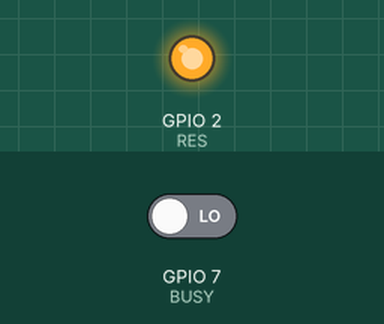
Bench run of a program on a simulated Seeed XIAO ESP32-C3. Parts: output pins drawn as LEDs (lit = HIGH). Inputs (shaded band) come from the test bench; at power-on: GPIO 7 (BUSY) LOW. Pins used as bus, display or sensor lines are not drawn. At 2.2 s the program stops and its outputs stay as they are.

Above: at 0.1 s.
Timing chart, 0 to 1.6 s (numbered marks = the images above):
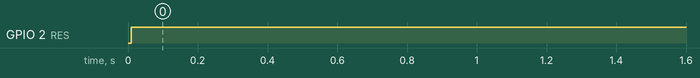

The program:

main.cpp
```cpp
#include <Arduino.h>

#include <SPI.h>
//EPD
#include "../lib/epaper/Display_EPD_W21_spi.h"
#include "../lib/epaper/Display_EPD_W21.h"
#include "../lib/epaper/demo.h"

void setup() {
   pinMode(D5, INPUT);  //BUSY
   pinMode(D0, OUTPUT); //RES
   pinMode(D3, OUTPUT); //DC
   pinMode(D1, OUTPUT); //CS
   //SPI
   SPI.beginTransaction(SPISettings(10000000, MSBFIRST, SPI_MODE0));
   SPI.begin ();
}

//Tips//
/*
1.Flickering is normal when EPD is performing a full screen update to clear ghosting from the previous image so to ensure better clarity and legibility for the new image.
2.There will be no flicker when EPD performs a partial refresh.
3.Please make sue that EPD enters sleep mode when refresh is completed and always leave the sleep mode command. Otherwise, this may result in a reduced lifespan of EPD.
4.Please refrain from inserting EPD to the FPC socket or unplugging it when the MCU is being powered to prevent potential damage.)
5.Re-initialization is required for every full screen update.
6.When porting the program, set the BUSY pin to input mode and other pins to output mode.
*/
void loop() {
//    unsigned char i;
// #if 1 //Full screen refresh, fast refresh, and partial refresh demostration.

//       EPD_HW_Init(); //Full screen refresh initialization.
//       EPD_WhiteScreen_White(); //Clear screen function.
//       EPD_DeepSleep(); //Enter the sleep mode and please do not delete it, otherwise it will reduce the lifespan of the screen.
//       delay(2000); //Delay for 2s.
//      /************Full display(2s)*******************/
//       EPD_HW_Init(); //Full screen refresh initialization.
//       EPD_WhiteScreen_ALL(gImage_1); //To Display one image using full screen refresh.
//       EPD_DeepSleep(); //Enter the sleep mode and please do not delete it, otherwise it will reduce the lifespan of the screen.
//       delay(2000); //Delay for 2s.
//       /************Fast refresh mode(1.5s)*******************/
//       EPD_HW_Init_Fast(); //Fast refresh initialization.
//       EPD_WhiteScreen_ALL_Fast(gImage_1); //To display one image using fast refresh.
//       EPD_DeepSleep(); //Enter the sleep mode and please do not delete it, otherwise it will reduce the lifespan of the screen.
//       delay(2000); //Delay for 2s.
//       EPD_HW_Init_Fast(); //Fast refresh initialization.
//       EPD_WhiteScreen_ALL_Fast(gImage_2); //To display the second image using fast refresh.
//       EPD_DeepSleep(); //Enter the sleep mode and please do not delete it, otherwise it will reduce the lifespan of the screen.
//       delay(2000); //Delay for 2s.

//      /************Fast refresh mode(1s)*******************/
//   #if 1   //To enable this feature, please change 0 to 1
//       /************Onder versions do not support this feature*******************/
//       EPD_HW_Init_Fast2(); //Fast refresh initialization.
//       EPD_WhiteScreen_ALL_Fast2(gImage_1); //To display one image using fast refresh.
//       EPD_DeepSleep(); //Enter the sleep mode and please do not delete it, otherwise it will reduce the lifespan of the screen.
//       delay(1000); //Delay for 1s.
//       EPD_HW_Init_Fast2(); //EPD init Fast
//       EPD_WhiteScreen_ALL_Fast2(gImage_2); //To display the second image using fast refresh.
//       EPD_DeepSleep(); //Enter the sleep mode and please do not delete it, otherwise it will reduce the lifespan of the screen.
//       delay(1000); //Delay for 1s.
//   #endif

//   #if 1 //Partial refresh demostration.
//   //Partial refresh demo support displaying a clock at 5 locations with 00:00.  If you need to perform partial refresh more than 5 locations, please use the feature of using partial refresh at the full screen demo.
//   //After 5 partial refreshes, implement a full screen refresh to clear the ghosting caused by partial refreshes.
//   //////////////////////Partial refresh time demo/////////////////////////////////////
//       EPD_HW_Init(); //Electronic paper initialization.
//       EPD_SetRAMValue_BaseMap(gImage_basemap); //Please do not delete the background color function, otherwise it will cause unstable display during partial refresh.
//       for(i=0;i<6;i++)
//       EPD_Dis_Part_Time(32,92+32*0,Num[i],         //x-A,y-A,DATA-A
//                         32,92+32*1,Num[0],         //x-B,y-B,DATA-B
//                         32,92+32*2,gImage_numdot, //x-C,y-C,DATA-C
//                         32,92+32*3,Num[0],        //x-D,y-D,DATA-D
//                         32,92+32*4,Num[1],32,64); //x-E,y-E,DATA-E,Resolution 32*64

//       EPD_DeepSleep();  //Enter the sleep mode and please do not delete it, otherwise it will reduce the lifespan of the screen.
//       delay(2000); //Delay for 2s.
//       EPD_HW_Init(); //Full screen refresh initialization.
//       EPD_WhiteScreen_White(); //Clear screen function.
//       EPD_DeepSleep(); //Enter the sleep mode and please do not delete it, otherwise it will reduce the lifespan of the screen.
//       delay(2000); //Delay for 2s.
//   #endif

//   #if 0 //Demo of using partial refresh to update the full screen, to enable this feature, please change 0 to 1.
//   //After 5 partial refreshes, implement a full screen refresh to clear the ghosting caused by partial refreshes.
//   //////////////////////Partial refresh time demo/////////////////////////////////////
//       EPD_HW_Init(); //E-paper initialization
//       EPD_SetRAMValue_BaseMap(gImage_p1); //Please do not delete the background color function, otherwise it will cause an unstable display during partial refresh.
//       EPD_Dis_PartAll(gImage_p1); //Image 1
//       EPD_Dis_PartAll(gImage_p2); //Image 2
//       EPD_Dis_PartAll(gImage_p3); //Image 3
//       EPD_Dis_PartAll(gImage_p4); //Image 4
//       EPD_Dis_PartAll(gImage_p5); //Image 5
//       EPD_DeepSleep();//Enter the sleep mode and please do not delete it, otherwise it will reduce the lifespan of the screen.
//       delay(2000); //Delay for 2s.
//       EPD_HW_Init(); //Full screen refresh initialization.
//       EPD_WhiteScreen_White(); //Clear screen function.
//       EPD_DeepSleep(); //Enter the sleep mode and please do not delete it, otherwise it will reduce the lifespan of the screen.
//       delay(2000); //Delay for 2s.
//   #endif

//   #if 0 //Demonstration of full screen refresh with 180-degree rotation, to enable this feature, please change 0 to 1.
      /************Full display(2s)*******************/
      EPD_HW_Init(); //Full screen refresh initialization.
      EPD_WhiteScreen_ALL(gImage_1); //To Display one image using full screen refresh.
      EPD_DeepSleep(); //Enter the sleep mode and please do not delete it, otherwise it will reduce the lifespan of the screen.
      delay(2000); //Delay for 2s.
//   #endif
// #endif
 while(1);  // The program stops here
}


//////////////////////////////////END//////////////////////////////////////////////////
```

Measured:
- by itself, GPIO 2 (RES): LOW → HIGH at 0.01 s
